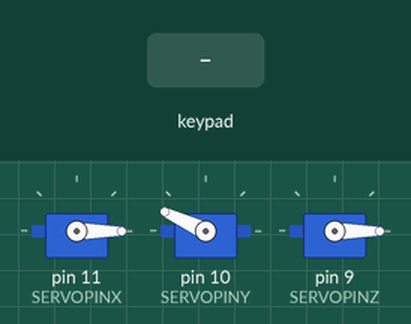
A sketch run on a simulated Arduino Uno, built with avr-gcc and run on an emulated ATmega328P. Parts: 3 × servo. The test bench sets the inputs (shaded band). What the sketch prints to the serial monitor is not drawn.

Above: at 1.2 s.
1.3 s: keypad keys 8 7 6 5 pressed 0.4 s apart
At 3.3 s:
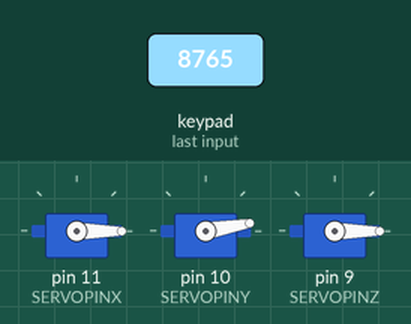
4.4 s: key '1' pressed
At 5.1 s:
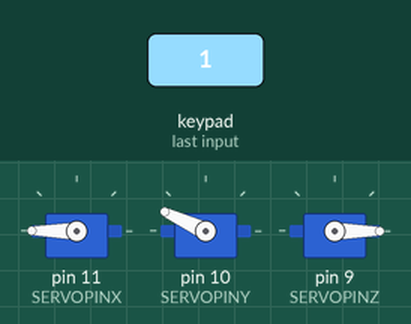
5.9 s: key '8' pressed
At 6.2 s:
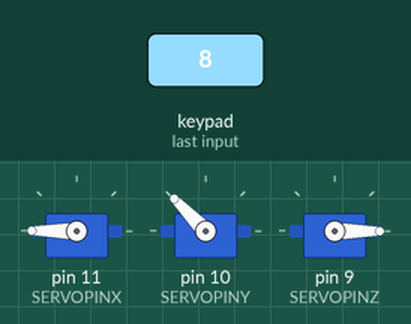
7.4 s: keypad keys 4 3 2 pressed 0.4 s apart
At 7.6 s:
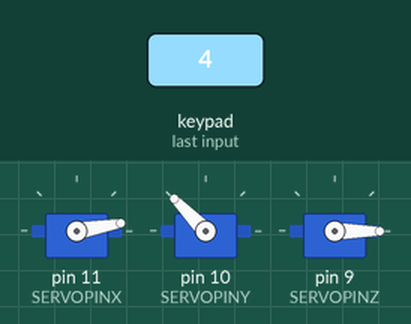
10.1 s: key '4' pressed
At 10.9 s:
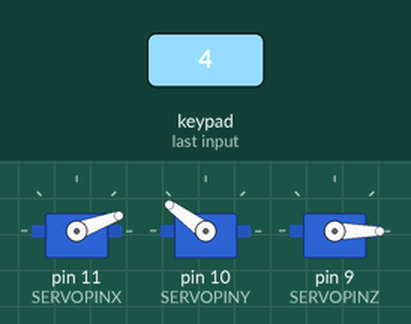
11.6 s: keypad keys 8 7 6 5 # pressed 0.4 s apart
At 12.2 s:
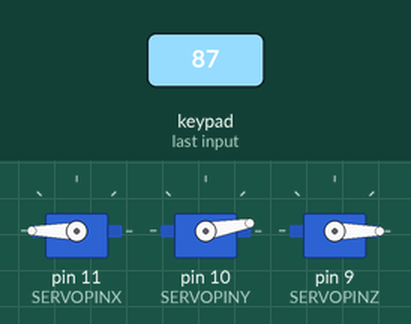
Timing chart, 0 to 14.6 s (numbered marks = the images above; inputs shaded):
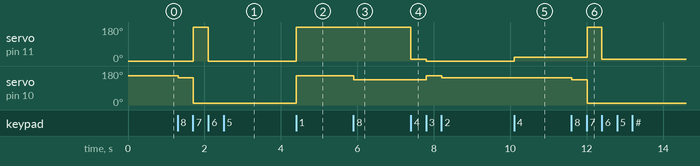

The sketch:

MiniCNC004.ino
```cpp
/* Based on MiniCNC Arduino sketch by Oliv4945
It kinda works, mostly spazzy
*/

#include <Servo.h>
//  Library from here - http://playground.arduino.cc/Code/Keypad#Download
#include <Keypad.h>

//  Keypad Registration Stuff, cribbed from https://www.adafruit.com/products/419
//  Wiring diagram here - http://www.adafruit.com/images/large/membranekeypad34arduino_LRG.jpg
const byte ROWS = 4; //four rows
const byte COLS = 3; //three columns
char keys[ROWS][COLS] = {
  {'1','2','3'},
  {'4','5','6'},
  {'7','8','9'},
  {'*','0','#'}
};
byte rowPins[ROWS] = {8, 7, 6, 5}; //connect to the row pinouts of the keypad
byte colPins[COLS] = {4, 3, 2}; //connect to the column pinouts of the keypad

Keypad keypad = Keypad( makeKeymap(keys), rowPins, colPins, ROWS, COLS );


//  Servo Control Stuff
#define SERVOPINX 11
#define SERVOPINY 10
#define SERVOPINZ 9
#define LINE_BUFFER_LENGTH 512

boolean invertmotors = true;

/* Structures, global variables    */
struct point {
  float x;
  float y;
  float z;
};

/* Naming servos    */
Servo servoX;
Servo servoY;
Servo servoZ;
struct point actuatorPos;

//  Gear settings
float gearD = 56;
float ZgearD = 13.3239;

//  Drawing robot limits, in degrees
float lineInc = mm2steps(5);

float Xmin = 0;     //  8.31mm
float Xmax = 255;   //  83.57mm
float Ymin = 10;    //  Functionally 18 degrees  //  12.22mm
float Ymax = 255-100;  //  Functionally 146        //  71.35mm
float Zmin = 0;
float Zmax = 255;

float Xpos = Xmin;
float Ypos = Ymax;
float Zpos = Zmin;

boolean verbose = true;

/**********************
 * void setup() - Initialisations
 ***********************/
void setup() {
  //  Setup
  Serial.begin( 115200 );
  //  Attach servos
  servoX.attach( SERVOPINX );
  servoY.attach( SERVOPINY );
  servoZ.attach( SERVOPINZ );
  //  Set & move to initial default position
  servoX.write(Xpos);
  servoY.write(Ypos);
  servoZ.write(Zpos);
  //  Notifications!!!
  Serial.println("Robot Team Go!!!");
}

/**********************
 * void loop() - Main loop
 ***********************/
void loop()
{
char key = keypad.getKey();
if (key != NO_KEY)
  {
  delay(1);
  //  Serial.println(key);
  if (key == '2')  //  Back
    {
    Ypos = Ypos+lineInc;
    if (Ypos > Ymax) { Ypos = Ymax; }
    servoY.write(Ypos);
    }
  if (key == '8')  //  Forward
    {
    Ypos = Ypos-lineInc;
    if (Ypos < Ymin) { Ypos = Ymin; }
    servoY.write(Ypos);
    }
  if (key == '4')  //  Left
    {
    Xpos = Xpos+lineInc;
    if (Xpos > Xmax) { Xpos = Xmax; }
    servoX.write(Xpos);
    }
  if (key == '6')  //  Right
    {
    Xpos = Xpos-lineInc;
    if (Xpos < Xmin) { Xpos = Xmin; }
    servoX.write(Xpos);
    }
  if (key == '5')  //  Down
    {
    Zpos = Zpos-lineInc*100;
    if (Zpos < Zmin) { Zpos = Zmin; }
    servoZ.write(Zpos);
    }
  if (key == '0')  //  Up
    {
    Zpos = Zpos+lineInc*100;
    if (Zpos > Zmax) { Zpos = Zmax; }
    servoZ.write(Zpos);
    }
  //  Do stuff!
  //  Serial.println(key);
  if (key == '1')  //  Back
    {
    servoY.write(Ymax);
    servoX.write(Xmax);
    }
  //  Serial.println(key);
  if (key == '3')  //  Back
    {
    servoY.write(Ymax);
    servoX.write(Xmin);
    }
  //  Serial.println(key);
  if (key == '7')  //  Back
    {
    servoY.write(Ymin);
    servoX.write(Xmax);
    }
  //  Serial.println(key);
  if (key == '9')  //  Back
    {
    servoY.write(Ymin);
    servoX.write(Xmin);
    }


  //  Serial.println(Xpos); Serial.println(Ypos); Serial.println(Zpos);
  }
}

//////////////////////////////////////////
//  Functions for Calculating Useful Stuff
//////////////////////////////////////////

//  Converts mm to degrees
float mm2deg(float mm)
  { return mm/PI/gearD*360; }

//  Converts degrees to mm
float deg2mm(float deg)
  { return PI*gearD*deg/360; }

//  Converts degrees to steps
float deg2steps(float deg)
  { return 256/180 * deg; }

//  Converts steps to deg
float steps2deg(float steps)
  { return 180/256 * steps; }

//  Converts steps to mm
float steps2mm(float steps)
  { return deg2mm(steps2deg(steps)); }

//  Converts mm to steps
float mm2steps(float mm)
  { return deg2steps(mm2deg(mm)); }
```

Measured:
- after the input at 1.3 s, servo on pin 11 (SERVOPINX): 0° → 180° after 0.40 s, → 0° 0.40 s later; servo on pin 10 (SERVOPINY): 155° → 144° at once, → 10° 0.39 s later
- after the input at 4.4 s, servo on pin 11 (SERVOPINX): 0° → 180° at once; servo on pin 10 (SERVOPINY): 10° → 155° at once
- after the input at 5.9 s, servo on pin 10 (SERVOPINY): 155° → 134° at once
- after the input at 7.4 s, servo on pin 11 (SERVOPINX): 180° → 10° at once, → 0° 0.40 s later; servo on pin 10 (SERVOPINY): 134° → 155° after 0.41 s, → 144° 0.40 s later
- after the input at 10.1 s, servo on pin 11 (SERVOPINX): 0° → 20° at once
- after the input at 11.6 s, servo on pin 11 (SERVOPINX): 20° → 180° after 0.41 s, → 10° 0.39 s later; servo on pin 10 (SERVOPINY): 144° → 134° at once, → 10° 0.40 s later
